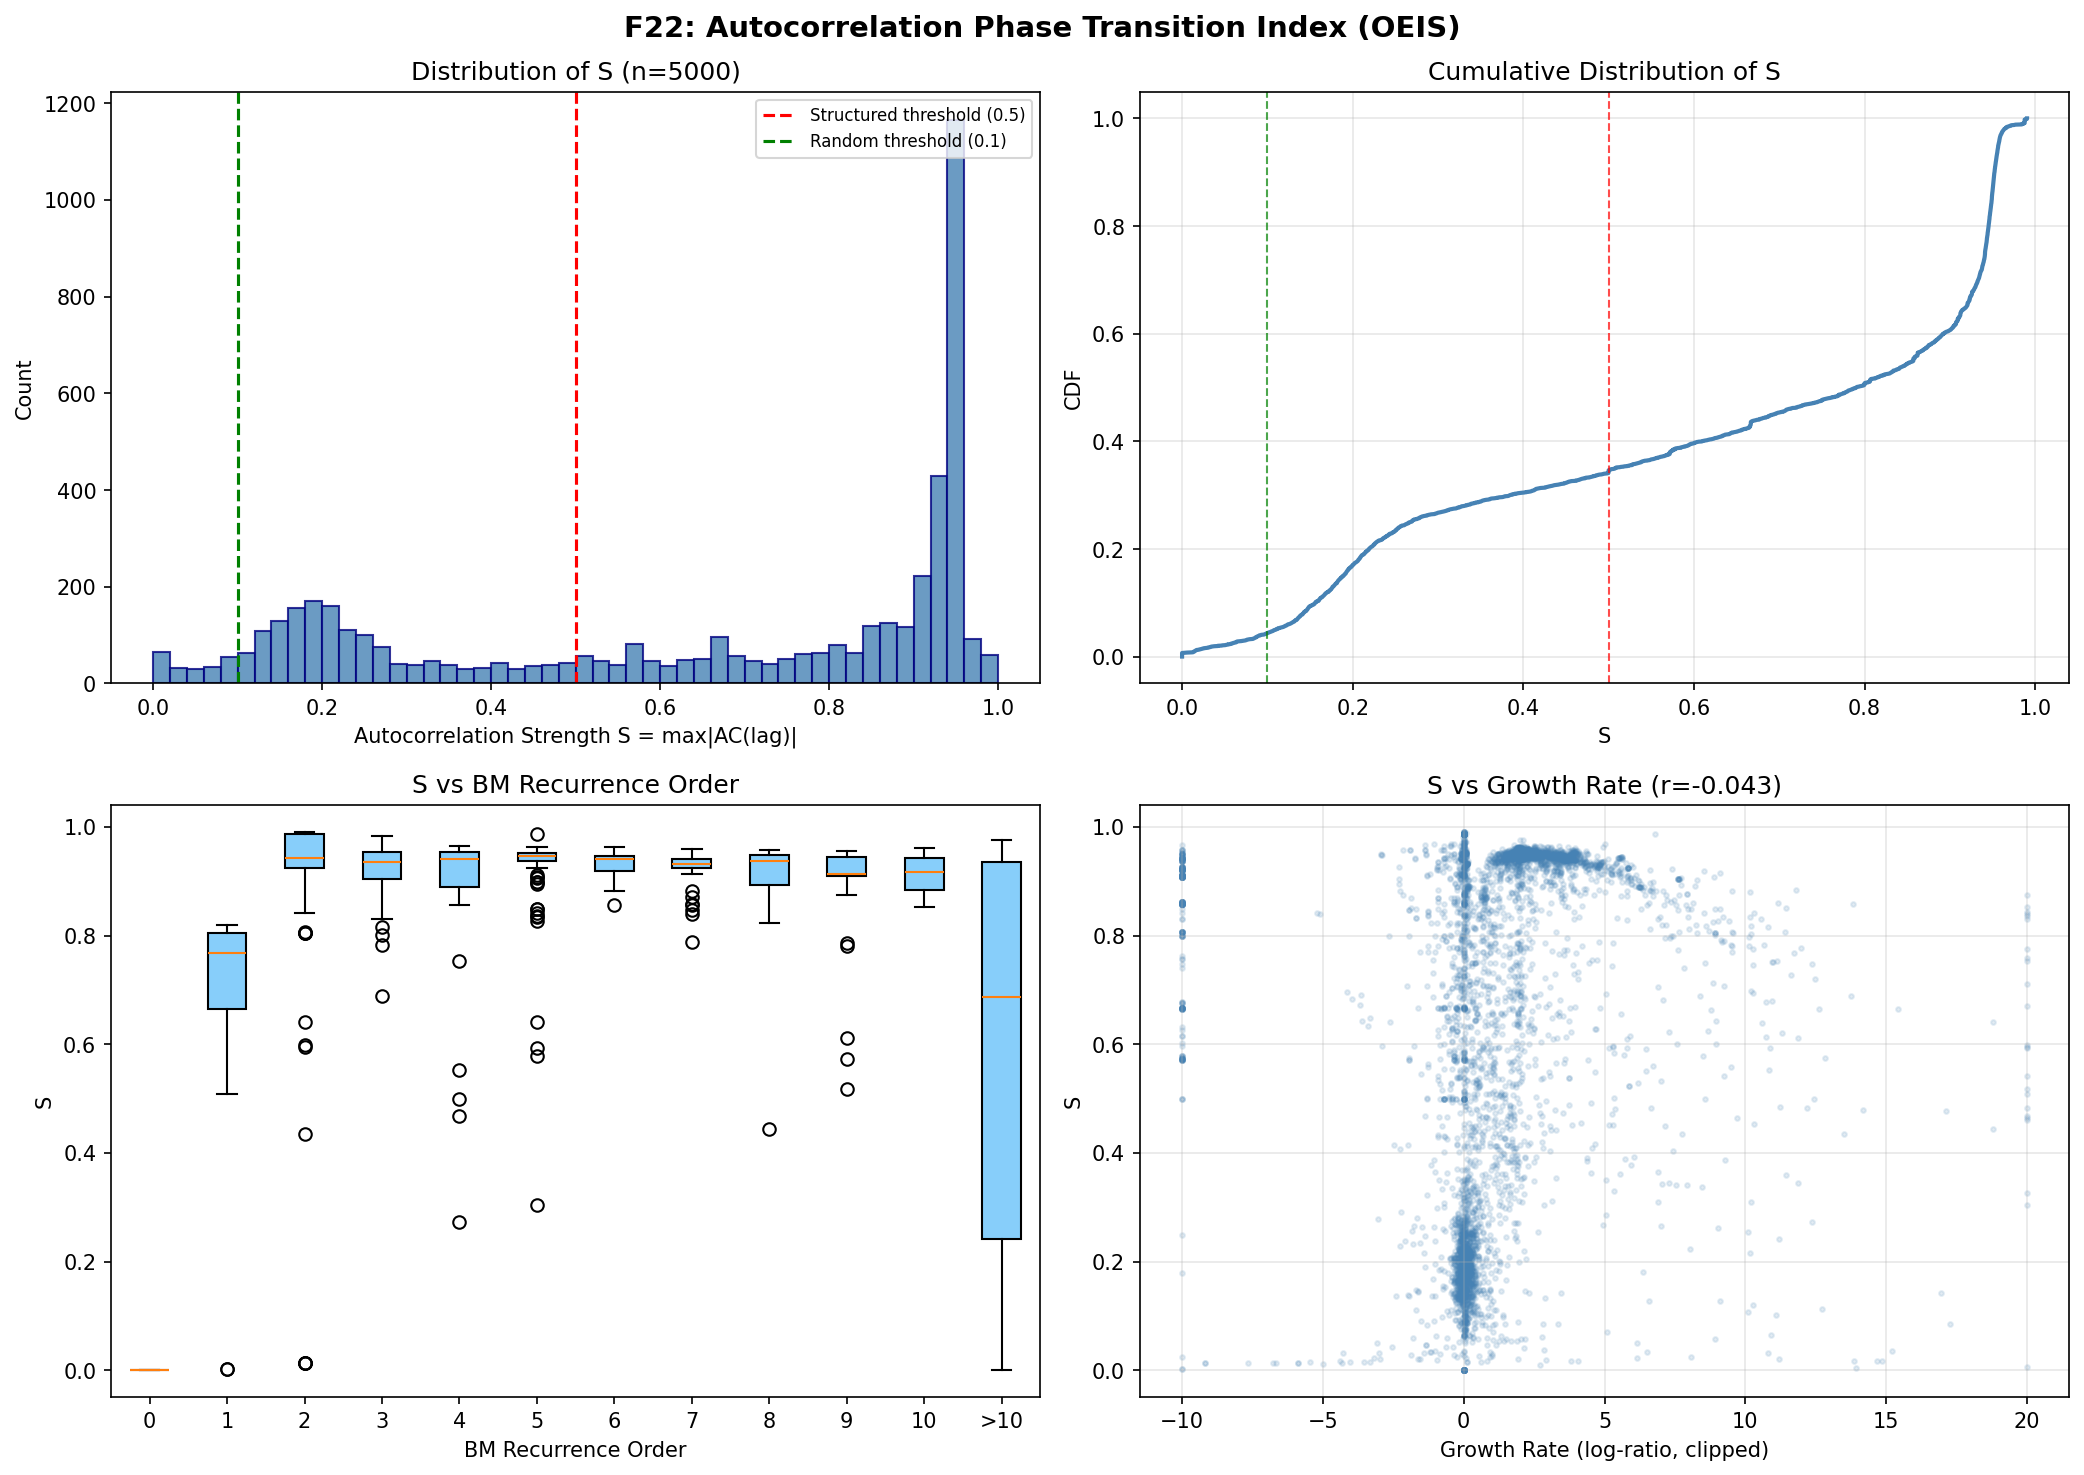

The Python source for this figure:
#!/usr/bin/env python3
"""
F22: Autocorrelation Phase Transition Index

For 5000 OEIS sequences with 50+ terms, compute autocorrelation at lags 1-15.
Define autocorrelation strength S = max(|AC(lag)|).
Classify: structured (S>0.5), random (S<0.1).
Measure distribution, threshold sharpness, correlations with growth rate and BM recurrence order.
"""

import json
import os
import numpy as np
from pathlib import Path
from collections import Counter

DATA_FILE = Path(__file__).parent.parent / "oeis" / "data" / "stripped_new.txt"
OUT_FILE = Path(__file__).parent / "ac_phase_transition_results.json"
PLOT_FILE = Path(__file__).parent / "ac_phase_transition.png"

MAX_SEQS = 5000
MIN_TERMS = 50
MAX_LAGS = 15


def parse_sequences(path, max_seqs=MAX_SEQS, min_terms=MIN_TERMS):
    """Parse OEIS stripped file, return dict of {A-number: [int list]}."""
    seqs = {}
    with open(path, "r", encoding="utf-8") as f:
        for line in f:
            if line.startswith("#") or not line.strip():
                continue
            parts = line.strip().split(" ", 1)
            if len(parts) != 2:
                continue
            a_num = parts[0]
            vals_str = parts[1].strip().rstrip(",").lstrip(",")
            if not vals_str:
                continue
            try:
                vals = [int(x) for x in vals_str.split(",") if x.strip() != ""]
            except ValueError:
                continue
            if len(vals) >= min_terms:
                seqs[a_num] = vals
            if len(seqs) >= max_seqs:
                break
    return seqs


def autocorrelation(x, max_lag=MAX_LAGS):
    """Compute normalized autocorrelation at lags 1..max_lag."""
    x = np.array(x, dtype=np.float64)
    n = len(x)
    mu = np.mean(x)
    var = np.var(x)
    if var == 0:
        return np.zeros(max_lag)
    x_centered = x - mu
    ac = np.zeros(max_lag)
    for lag in range(1, max_lag + 1):
        if lag >= n:
            break
        ac[lag - 1] = np.sum(x_centered[:n - lag] * x_centered[lag:]) / (n * var)
    return ac


def estimate_bm_recurrence_order(x, max_order=10):
    """
    Estimate Berlekamp-Massey style linear recurrence order.
    Try fitting x[n] = sum(c_i * x[n-i]) for orders 1..max_order.
    Return the smallest order where residual is < 1e-6 of variance,
    or max_order+1 if none fits.
    """
    x = np.array(x, dtype=np.float64)
    n = len(x)
    var = np.var(x)
    if var == 0:
        return 0  # constant sequence

    for order in range(1, max_order + 1):
        if order + order >= n:
            return max_order + 1
        # Build Toeplitz system
        rows = n - order
        A = np.zeros((rows, order))
        b = x[order:order + rows]
        for i in range(rows):
            for j in range(order):
                A[i, j] = x[order + i - j - 1]
        try:
            coeffs, residuals, rank, sv = np.linalg.lstsq(A, b, rcond=None)
            pred = A @ coeffs
            resid_var = np.var(b - pred)
            if resid_var / var < 1e-6:
                return order
        except np.linalg.LinAlgError:
            continue
    return max_order + 1


def estimate_growth_rate(x):
    """
    Estimate growth rate as log-ratio of last quartile mean to first quartile mean.
    Returns log growth rate (0 = constant, positive = growing, negative = shrinking).
    """
    x = np.array(x, dtype=np.float64)
    n = len(x)
    q = n // 4
    if q < 2:
        return 0.0
    first_q = np.abs(x[:q])
    last_q = np.abs(x[-q:])
    m1 = np.mean(first_q) + 1e-15
    m2 = np.mean(last_q) + 1e-15
    return float(np.log(m2 / m1))


def main():
    print(f"Loading sequences from {DATA_FILE} ...")
    seqs = parse_sequences(DATA_FILE)
    print(f"Loaded {len(seqs)} sequences with >= {MIN_TERMS} terms")

    results_per_seq = {}
    S_values = []
    bm_orders = []
    growth_rates = []
    ac_matrices = []

    for i, (a_num, vals) in enumerate(seqs.items()):
        if i % 500 == 0:
            print(f"  Processing {i}/{len(seqs)} ...")

        ac = autocorrelation(vals)
        S = float(np.max(np.abs(ac)))
        bm = estimate_bm_recurrence_order(vals)
        gr = estimate_growth_rate(vals)

        S_values.append(S)
        bm_orders.append(bm)
        growth_rates.append(gr)
        ac_matrices.append(ac.tolist())

        results_per_seq[a_num] = {
            "S": round(S, 6),
            "bm_order": bm,
            "growth_rate": round(gr, 4),
            "ac_lags": [round(v, 6) for v in ac],
            "n_terms": len(vals),
        }

    S_arr = np.array(S_values)
    bm_arr = np.array(bm_orders)
    gr_arr = np.array(growth_rates)

    # Classification
    n_structured = int(np.sum(S_arr > 0.5))
    n_random = int(np.sum(S_arr < 0.1))
    n_intermediate = int(np.sum((S_arr >= 0.1) & (S_arr <= 0.5)))

    frac_structured = n_structured / len(S_arr)
    frac_random = n_random / len(S_arr)
    frac_intermediate = n_intermediate / len(S_arr)

    # Distribution shape analysis
    hist_counts, hist_edges = np.histogram(S_arr, bins=50, range=(0, 1))
    hist_centers = 0.5 * (hist_edges[:-1] + hist_edges[1:])

    # Check for bimodality: is there a valley between two peaks?
    peak_indices = []
    for i in range(1, len(hist_counts) - 1):
        if hist_counts[i] > hist_counts[i - 1] and hist_counts[i] > hist_counts[i + 1]:
            peak_indices.append(i)

    is_bimodal = len(peak_indices) >= 2

    # Entropy of distribution (normalized)
    p = hist_counts / hist_counts.sum()
    p_nonzero = p[p > 0]
    entropy = float(-np.sum(p_nonzero * np.log2(p_nonzero)))
    max_entropy = np.log2(len(hist_counts))
    normalized_entropy = entropy / max_entropy

    # Correlations: S vs BM order, S vs growth rate
    # Filter out BM order = max+1 (no fit) for correlation
    finite_bm = bm_arr <= 10
    if np.sum(finite_bm) > 10:
        corr_s_bm = float(np.corrcoef(S_arr[finite_bm], bm_arr[finite_bm])[0, 1])
    else:
        corr_s_bm = None

    finite_gr = np.isfinite(gr_arr)
    if np.sum(finite_gr) > 10:
        corr_s_gr = float(np.corrcoef(S_arr[finite_gr], gr_arr[finite_gr])[0, 1])
    else:
        corr_s_gr = None

    # Mean S by BM order bucket
    s_by_bm = {}
    for order in range(0, 12):
        mask = bm_arr == order
        if np.sum(mask) > 0:
            s_by_bm[str(order)] = {
                "count": int(np.sum(mask)),
                "mean_S": round(float(np.mean(S_arr[mask])), 4),
                "std_S": round(float(np.std(S_arr[mask])), 4),
            }

    # Growth rate quartiles vs S
    gr_finite = gr_arr[finite_gr]
    s_finite = S_arr[finite_gr]
    if len(gr_finite) > 40:
        quartiles = np.percentile(gr_finite, [25, 50, 75])
        gr_q_labels = ["Q1_slow", "Q2", "Q3", "Q4_fast"]
        gr_bins = [-np.inf] + list(quartiles) + [np.inf]
        s_by_growth = {}
        for qi in range(4):
            mask = (gr_finite >= gr_bins[qi]) & (gr_finite < gr_bins[qi + 1])
            if np.sum(mask) > 0:
                s_by_growth[gr_q_labels[qi]] = {
                    "count": int(np.sum(mask)),
                    "mean_S": round(float(np.mean(s_finite[mask])), 4),
                }
    else:
        s_by_growth = {}

    # Dominant lag analysis
    dominant_lags = []
    for ac in ac_matrices:
        ac_abs = np.abs(ac)
        dominant_lags.append(int(np.argmax(ac_abs)) + 1)  # 1-indexed
    lag_counter = Counter(dominant_lags)

    # Summary
    summary = {
        "n_sequences": len(S_arr),
        "min_terms_required": MIN_TERMS,
        "max_lags": MAX_LAGS,
        "classification": {
            "structured_gt05": n_structured,
            "random_lt01": n_random,
            "intermediate": n_intermediate,
            "frac_structured": round(frac_structured, 4),
            "frac_random": round(frac_random, 4),
            "frac_intermediate": round(frac_intermediate, 4),
        },
        "distribution_shape": {
            "mean_S": round(float(np.mean(S_arr)), 4),
            "median_S": round(float(np.median(S_arr)), 4),
            "std_S": round(float(np.std(S_arr)), 4),
            "skewness": round(float(((S_arr - np.mean(S_arr)) ** 3).mean() / (np.std(S_arr) ** 3 + 1e-15)), 4),
            "is_bimodal": is_bimodal,
            "n_histogram_peaks": len(peak_indices),
            "peak_S_values": [round(float(hist_centers[i]), 3) for i in peak_indices],
            "normalized_entropy": round(normalized_entropy, 4),
        },
        "correlations": {
            "S_vs_bm_order": round(corr_s_bm, 4) if corr_s_bm is not None else None,
            "S_vs_growth_rate": round(corr_s_gr, 4) if corr_s_gr is not None else None,
        },
        "S_by_bm_order": s_by_bm,
        "S_by_growth_quartile": s_by_growth,
        "dominant_lag_distribution": {str(k): v for k, v in sorted(lag_counter.items())},
        "histogram": {
            "bin_centers": [round(float(c), 3) for c in hist_centers],
            "counts": [int(c) for c in hist_counts],
        },
        "percentiles": {
            "p5": round(float(np.percentile(S_arr, 5)), 4),
            "p25": round(float(np.percentile(S_arr, 25)), 4),
            "p50": round(float(np.percentile(S_arr, 50)), 4),
            "p75": round(float(np.percentile(S_arr, 75)), 4),
            "p95": round(float(np.percentile(S_arr, 95)), 4),
        },
        "top_10_most_structured": [],
        "top_10_most_random": [],
    }

    # Top/bottom examples
    sorted_by_s = sorted(results_per_seq.items(), key=lambda x: x[1]["S"], reverse=True)
    summary["top_10_most_structured"] = [
        {"id": a, "S": d["S"], "bm_order": d["bm_order"], "growth_rate": d["growth_rate"]}
        for a, d in sorted_by_s[:10]
    ]
    summary["top_10_most_random"] = [
        {"id": a, "S": d["S"], "bm_order": d["bm_order"], "growth_rate": d["growth_rate"]}
        for a, d in sorted_by_s[-10:]
    ]

    # Save results
    with open(OUT_FILE, "w") as f:
        json.dump(summary, f, indent=2)
    print(f"\nResults saved to {OUT_FILE}")

    # Plot
    try:
        import matplotlib
        matplotlib.use("Agg")
        import matplotlib.pyplot as plt

        fig, axes = plt.subplots(2, 2, figsize=(14, 10))
        fig.suptitle("F22: Autocorrelation Phase Transition Index (OEIS)", fontsize=14, fontweight="bold")

        # 1. Histogram of S
        ax = axes[0, 0]
        ax.bar(hist_centers, hist_counts, width=0.02, color="steelblue", edgecolor="navy", alpha=0.8)
        ax.axvline(0.5, color="red", ls="--", lw=1.5, label="Structured threshold (0.5)")
        ax.axvline(0.1, color="green", ls="--", lw=1.5, label="Random threshold (0.1)")
        ax.set_xlabel("Autocorrelation Strength S = max|AC(lag)|")
        ax.set_ylabel("Count")
        ax.set_title(f"Distribution of S (n={len(S_arr)})")
        ax.legend(fontsize=8)

        # 2. CDF of S
        ax = axes[0, 1]
        s_sorted = np.sort(S_arr)
        cdf = np.arange(1, len(s_sorted) + 1) / len(s_sorted)
        ax.plot(s_sorted, cdf, color="steelblue", lw=2)
        ax.axvline(0.5, color="red", ls="--", lw=1, alpha=0.7)
        ax.axvline(0.1, color="green", ls="--", lw=1, alpha=0.7)
        ax.set_xlabel("S")
        ax.set_ylabel("CDF")
        ax.set_title("Cumulative Distribution of S")
        ax.grid(True, alpha=0.3)

        # 3. S vs BM order (box plot style)
        ax = axes[1, 0]
        bm_unique = sorted(set(bm_arr))
        bp_data = []
        bp_labels = []
        for o in bm_unique:
            mask = bm_arr == o
            if np.sum(mask) >= 3:
                bp_data.append(S_arr[mask])
                label = str(o) if o <= 10 else ">10"
                bp_labels.append(label)
        if bp_data:
            bp = ax.boxplot(bp_data, tick_labels=bp_labels, patch_artist=True)
            for patch in bp["boxes"]:
                patch.set_facecolor("lightskyblue")
        ax.set_xlabel("BM Recurrence Order")
        ax.set_ylabel("S")
        ax.set_title("S vs BM Recurrence Order")

        # 4. S vs growth rate (scatter)
        ax = axes[1, 1]
        gr_clipped = np.clip(gr_arr, -10, 20)
        ax.scatter(gr_clipped, S_arr, alpha=0.15, s=5, c="steelblue")
        ax.set_xlabel("Growth Rate (log-ratio, clipped)")
        ax.set_ylabel("S")
        ax.set_title(f"S vs Growth Rate (r={corr_s_gr:.3f})" if corr_s_gr else "S vs Growth Rate")
        ax.grid(True, alpha=0.3)

        plt.tight_layout()
        plt.savefig(PLOT_FILE, dpi=150, bbox_inches="tight")
        print(f"Plot saved to {PLOT_FILE}")
    except Exception as e:
        print(f"Plotting failed: {e}")

    # Print summary
    print("\n=== SUMMARY ===")
    print(f"Sequences analyzed: {len(S_arr)}")
    print(f"Structured (S > 0.5): {n_structured} ({frac_structured:.1%})")
    print(f"Random (S < 0.1):     {n_random} ({frac_random:.1%})")
    print(f"Intermediate:         {n_intermediate} ({frac_intermediate:.1%})")
    print(f"Mean S: {np.mean(S_arr):.4f}, Median S: {np.median(S_arr):.4f}")
    print(f"Bimodal: {is_bimodal} ({len(peak_indices)} peaks)")
    print(f"Correlation S vs BM order: {corr_s_bm}")
    print(f"Correlation S vs growth:   {corr_s_gr}")
    print(f"Dominant lag distribution: {dict(sorted(lag_counter.items()))}")


if __name__ == "__main__":
    main()
